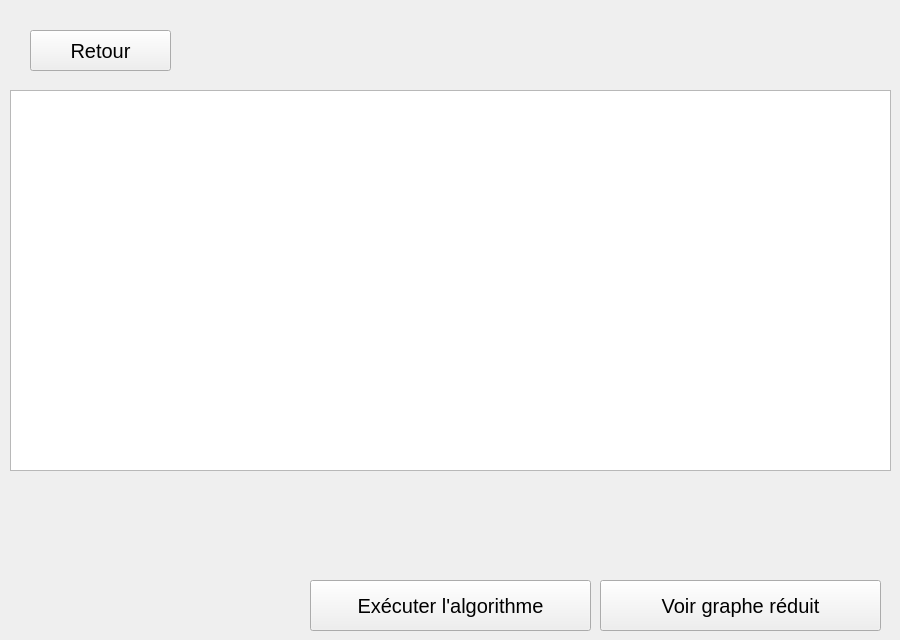
    <widget class="QWidget" name="pageTarjan">
     <widget class="QPushButton" name="btnRetourTarjan">
      <property name="geometry">
       <rect>
        <x>30</x>
        <y>30</y>
        <width>141</width>
        <height>41</height>
       </rect>
      </property>
      <property name="font">
       <font>
        <pointsize>15</pointsize>
       </font>
      </property>
      <property name="text">
       <string>Retour</string>
      </property>
     </widget>
     <widget class="QGraphicsView" name="graphicsViewTarjan">
      <property name="geometry">
       <rect>
        <x>10</x>
        <y>90</y>
        <width>881</width>
        <height>381</height>
       </rect>
      </property>
     </widget>
     <widget class="QPushButton" name="btnExecTarjan">
      <property name="geometry">
       <rect>
        <x>310</x>
        <y>580</y>
        <width>281</width>
        <height>51</height>
       </rect>
      </property>
      <property name="font">
       <font>
        <pointsize>15</pointsize>
        <bold>false</bold>
       </font>
      </property>
      <property name="tabletTracking">
       <bool>false</bool>
      </property>
      <property name="text">
       <string>Exécuter l'algorithme</string>
      </property>
     </widget>
     <widget class="QLabel" name="labelTarjanCfc">
      <property name="geometry">
       <rect>
        <x>10</x>
        <y>480</y>
        <width>881</width>
        <height>91</height>
       </rect>
      </property>
      <property name="font">
       <font>
        <pointsize>15</pointsize>
        <strikeout>false</strikeout>
       </font>
      </property>
      <property name="text">
       <string/>
      </property>
      <property name="alignment">
       <set>Qt::AlignCenter</set>
      </property>
     </widget>
     <widget class="QPushButton" name="btnGrapheReduit">
      <property name="geometry">
       <rect>
        <x>600</x>
        <y>580</y>
        <width>281</width>
        <height>51</height>
       </rect>
      </property>
      <property name="font">
       <font>
        <pointsize>15</pointsize>
        <bold>false</bold>
       </font>
      </property>
      <property name="tabletTracking">
       <bool>false</bool>
      </property>
      <property name="text">
       <string>Voir graphe réduit</string>
      </property>
     </widget>
    </widget>
